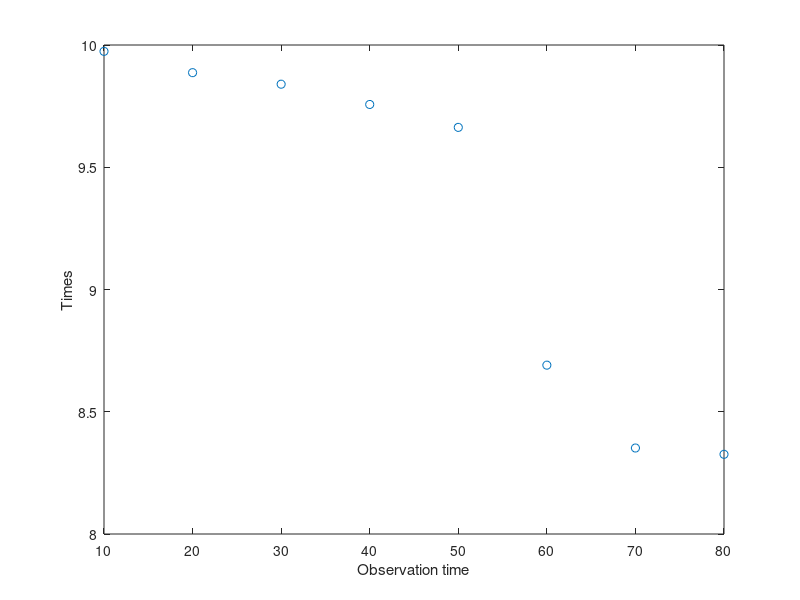
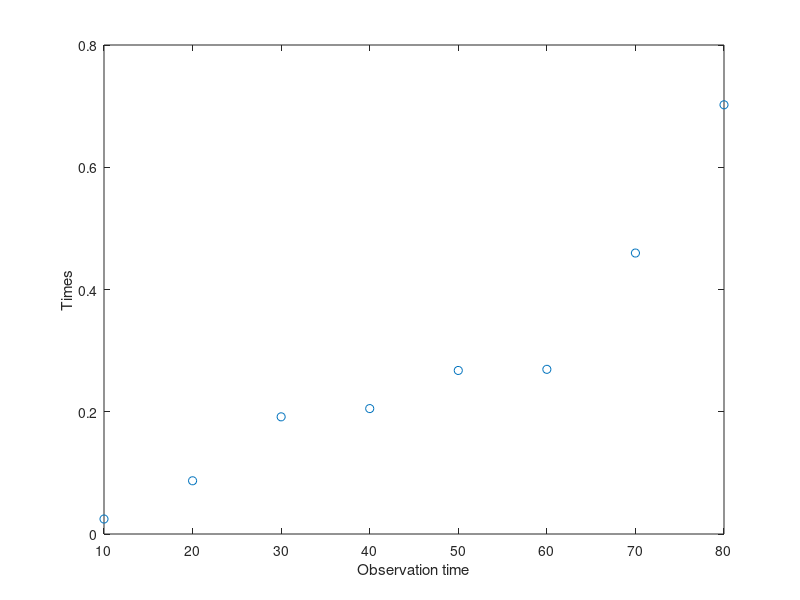
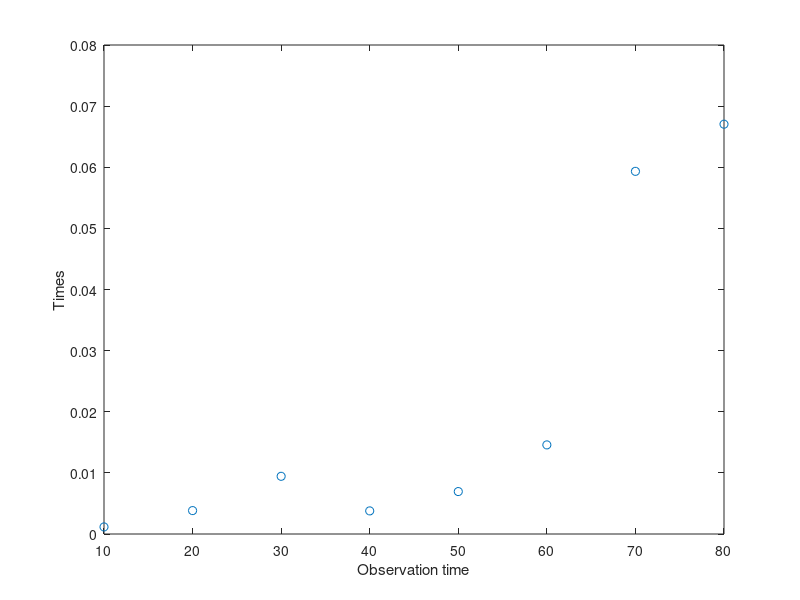

The MATLAB script that drew these images, in order:
clear;
clc;
x=80:2:90;
z=zeros(8,1);
u=zeros(8,1);
m=zeros(8,1);
y1=[0.9974,0.9974,0.9974,0.9974,0.9974,0.9974;
    0.9965,0.9951,0.9926,0.988,0.9823,0.9744;
    0.9914,0.9916,0.9883,0.9831,0.9768,0.9687;
    0.9914,0.9873,0.981,0.9735,0.9642,0.9534;
    0.9842,0.9799,0.9727,0.9638,0.9528,0.9405;
    0.9037,0.8898,0.8739,0.8599,0.8494,0.8409;
    0.8487,0.8406,0.8347,0.8317,0.8299,0.8292;
    0.8457,0.8357,0.8314,0.8296,0.829,0.8288];
y2=[0.002453,0.002453,0.002453,0.002453,0.002453,0.002453;
    0.003111,0.003933,0.005884,0.008756,0.01345,0.01993;
    0.007048,0.01052,0.01505,0.02047,0.02787,0.03682;
    0.007462,0.01126,0.01634,0.02243,0.02976,0.03814;
    0.01056,0.01524,0.02143,0.0298,0.03811,0.04784;
    0.006983,0.01255,0.02021,0.02968,0.04147,0.0546;
    0.005340,0.00808,0.01222,0.01819,0.02472,0.3279;
    0.007469,0.1126,0.1633,0.02244,0.02976,0.03851];
y3=[0.0001156,0.0001156,0.0001156,0.0001156,0.0001156,0.0001156;
    0.0001433,0.0001837,0.0002555,0.0003759,0.0005938,0.0008687;
    0.000186,0.002445,0.0003685,0.0005339,0.0007505,0.001058;
    0.0001640,0.000210,0.0002966,0.000380,0.0005480,0.0007470;
    0.0002586,0.0003649,0.0005215,0.0007440,0.00103,0.001364;
    0.000574,0.000842,0.00119,0.001624,0.002049,0.002594;
    0.004324,0.005153,0.005789,0.006318,0.006710,0.007067;
    0.004759,0.00596,0.006744,0.0072,0.007442,0.007593];
    
for i=1:8;
trapz(x,y1(i,:));
trapz(x,y2(i,:));
z(i,:)=trapz(x,y1(i,:));
u(i,:)=trapz(x,y2(i,:));
m(i,:)=trapz(x,y3(i,:));
end

T=10:10:80;
plot(T,z,'o');
xlabel('Observation time');
ylabel('Times')
figure;
plot(T,u,'o');
xlabel('Observation time');
ylabel('Times')
figure;
plot(T,m,'o')
%legend('show');
xlabel('Observation time');
ylabel('Times')
%legend('\fontname{Times}C_3','\fontname{Times}C_2');
%xlabel('\fontname{Times}Observation time','fontsize',20);
%ylabel('\fontname{Times}Occuring times ','fontsize',20);